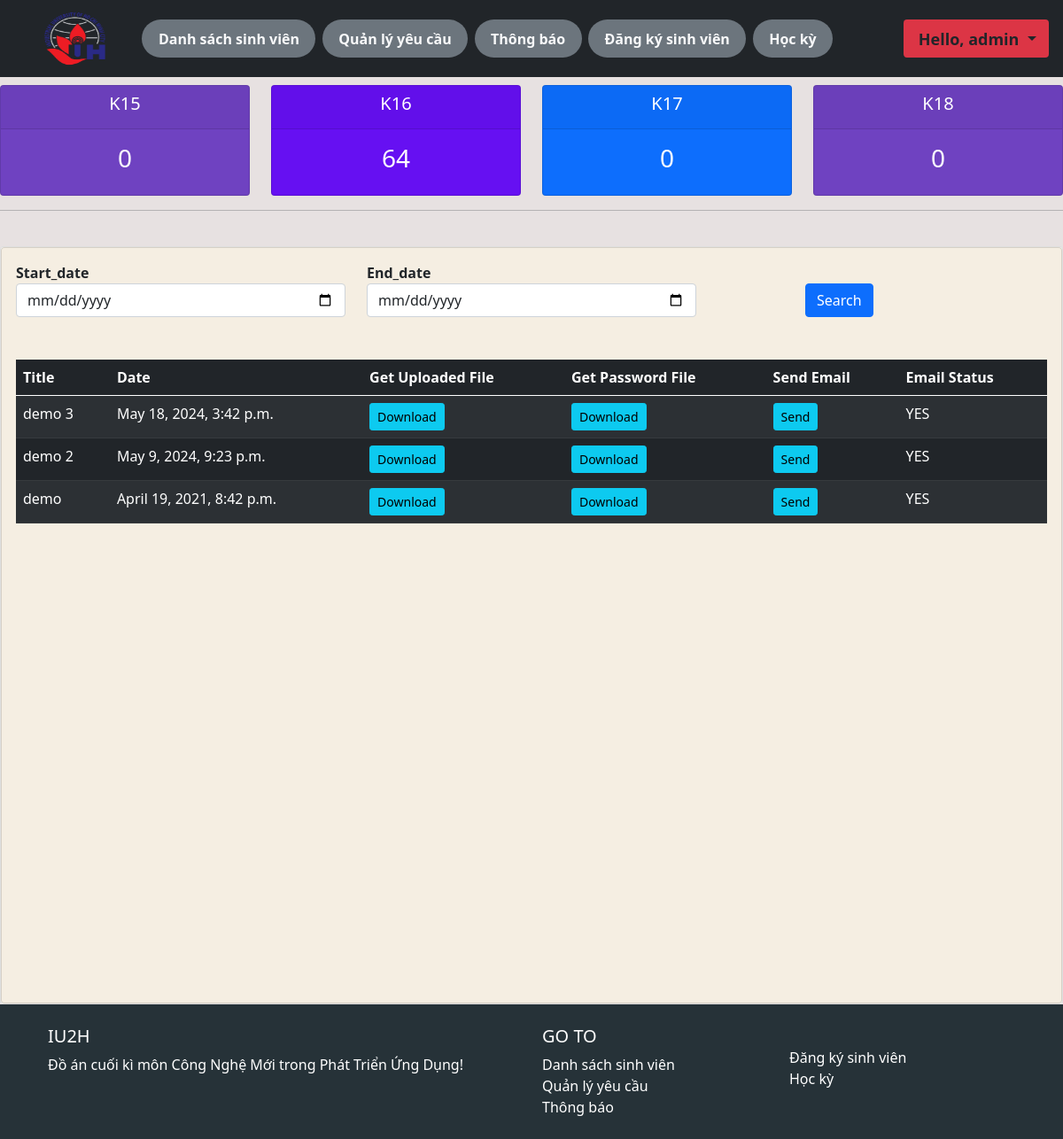
The page /registration_details/ (signed in) on the database its author committed.
### fees/models.py (models this page shows, shortened)
class RegisterFile(models.Model):
    Email_Status = models.TextChoices('Email_Status', 'NO YES')
    title = models.CharField('Title', max_length=150, blank=False)
    uploaded_file = models.FileField('Uploaded File', upload_to='uploads/')
    password = models.TextField('Password', blank=False)
    Roll_No = models.TextField('Roll_No', blank=False)
    email = models.TextField('email', blank=False)
    email_sent = models.CharField('Show', max_length=3, null=True, choices=Email_Status.choices, default='NO')
    datecreated = models.DateTimeField(auto_now_add=True, null=True)

### fees/decorators.py (the view)
        def wrapper_func(request, *args, **kwargs):
            group = None
            if request.user.groups.exists():
                group = request.user.groups.all()[0].name
            if group in allowed_roles:
                return view_func(request, *args, **kwargs)
            else:
                return HttpResponse('You are not authorize')

### fees/views.py (called while the page is built)
@login_required(login_url = 'login')
@allowed_users(allowed_roles=['admin'])
def registered_details(request):
    all_files = RegisterFile.objects.all().order_by('-datecreated')
    k15 = Student.objects.filter(course='K15').count()
    k16 = Student.objects.filter(course='K16').count()
    k17 = Student.objects.filter(course='k17').count()
    k18 = Student.objects.filter(course='K18').count()
    myfilter = RegisteredDetails(request.GET, queryset=all_files)
    if request.method == 'GET':
        all_files = myfilter.qs
    context = {'all_files':all_files, 'k15':k15, 'k16':k16, 'k17':k17, 'k18':k18,'myfilter':myfilter}
    return render(request, 'fees/registered_details.html', context)

### fees/templates/fees/registered_details.html (shortened to what this page needs)
{% extends 'fees/main.html' %}
{% load crispy_forms_tags %}
{% block content %}
{% include 'fees/status.html' %}
<hr>
<br>
<div class="row">
    <div class="col-md">
        <div class="card">
            <div class="card card-body" style="background-color:  rgb(245, 238, 226);">
                <form action="" method="get">
                    <div class="row" style="background-color:  rgb(245, 238, 226);">
                        <div class="col-4">
                            <strong>{{ myfilter.form.start|as_crispy_field }}</strong>
                        </div>
                        <div class="col-4">
                            <strong>{{ myfilter.form.end|as_crispy_field }}</strong>
                        </div>
                        <div class="col-1">
                        </div>
                        <div class="col-3">
                        <br>
                            <button class="btn btn-primary" type="submit">Search</button>
                        </div>
                        <br>
                    </div>
                    <br>
                </form>
                <br>
                <div style="overflow-y:scroll;height: 710px;">
                <table class="table table-dark table-striped">
                    <thead>
                        <tr >
                            <th scope="col">Title</th>
                            <th scope="col">Date</th>
                            <th scope="col">Get Uploaded File</th>
                            <th scope="col">Get Password File</th>
                            <th scope="col">Send Email</th>
                            <th scope="col">Email Status</th>
                        </tr>
                    </thead>
                        {% for file in all_files %}
                        <tr>
                            <td>{{file.title}}</td>
                            <td>{{file.datecreated}}</td>
                            <td><a class="btn btn-sm btn-info" href="{% url 'return_uploaded_registered' file.id %}">Download</a></td>
                            <td><a class="btn btn-sm btn-info" href="{% url 'get_password' file.id %}">Download</a></td>
                            <td><a class="btn btn-sm btn-info" href="{% url 'send_register_mail' file.id%}">Send</a></td>
                            <td>{{file.email_sent}}</td>
                        </tr>
                        {%endfor%}
                    </table>
                </div>
            </div>
        </div>
    </div>
</div>
{% endblock %}

### fees/templates/fees/navbar.html (shortened to what this page needs)
{% load static %}
{% if request.user.is_staff %}
<nav class="navbar navbar-expand-lg navbar-dark bg-dark w-100 p-1" style="position: fixed; z-index: 1;">
  <div class="container-fluid">
    <a href="{% url 'home' %}">
      <img src="{% static 'images/iuh_logo-2.png' %}" alt="" style="padding: 0%;width:137px; height:79px;">
    </a>
    <div class="collapse navbar-collapse" id="navbarNavDropdown"  style="overflow-x:visible;width: 100%;">
      <ul class="navbar-nav">
        <li class="nav-item badge rounded-pill bg-secondary " style="margin-left: 1%; font-size: 100%;">
          <a class="nav-link active text-light" aria-current="page" href="{% url 'home' %}">Danh sách sinh viên</a>
        </li>
        <li class="nav-item badge rounded-pill bg-secondary " style="margin-left: 1%; font-size: 100%;">
          <a class="nav-link active text-light" href="{% url 'enquiry_admin' %}">Quản lý yêu cầu</a>
        </li>
        <li class="nav-item badge rounded-pill bg-secondary " style="margin-left: 1%; font-size: 100%;">
          <a class="nav-link active text-light" href="{% url 'announcement' %}">Thông báo</a>
        </li>
        <li class="nav-item badge rounded-pill bg-secondary " style="margin-left: 1%; font-size: 100%;">
          <a class="nav-link active text-light" href="{% url 'registration' %}">Đăng ký sinh viên</a>
        </li>
        <li class="nav-item badge rounded-pill bg-secondary " style="margin-left: 1%; font-size: 100%;">
          <a class="nav-link active text-light" href="{% url 'automate_semester' %}">Học kỳ</a>
        </li>
      </ul>
    </div>
    <ul class="nav navbar-nav navbar-right" style="margin-left: 1%; margin: right 1%;">
      <li class="nav-item dropdown badge bg-danger">
        <a class="nav-link dropdown-toggle text-dark" href="#" id="navbarDropdownMenuLink" role="button"
          data-bs-toggle="dropdown" aria-expanded="false" style="margin-left: 1%; font-size: 150%;">
          <span>Hello, {{request.user}} </span>
        </a>
      </li>
    </ul>
  </div>
</nav>
{% endif %}
<br>
<br>
<br>

### static/css/main.css (style rules this page uses)
body { background-color: #e7e1e1; }

### rows shown on the page
RegisterFile: title "demo 3", datecreated "May 18, 2024, 3:42 p.m.", email_sent "YES"
RegisterFile: title "demo 2", datecreated "May 9, 2024, 9:23 p.m.", email_sent "YES"
RegisterFile: title "demo", datecreated "April 19, 2021, 8:42 p.m.", email_sent "YES"

### other values the page prints
{{ request.user }} "admin"
{{ k15 }} "0"
{{ k16 }} "64"
{{ k17 }} "0"
{{ k18 }} "0"
